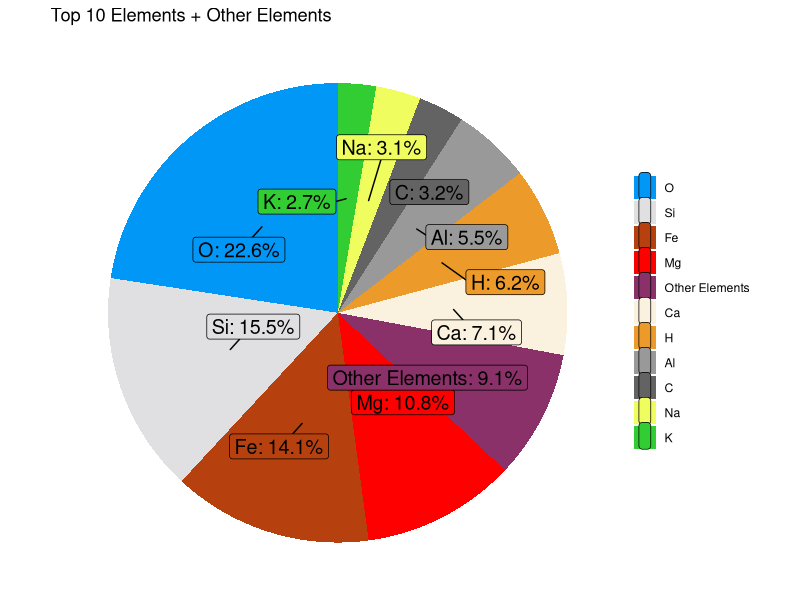
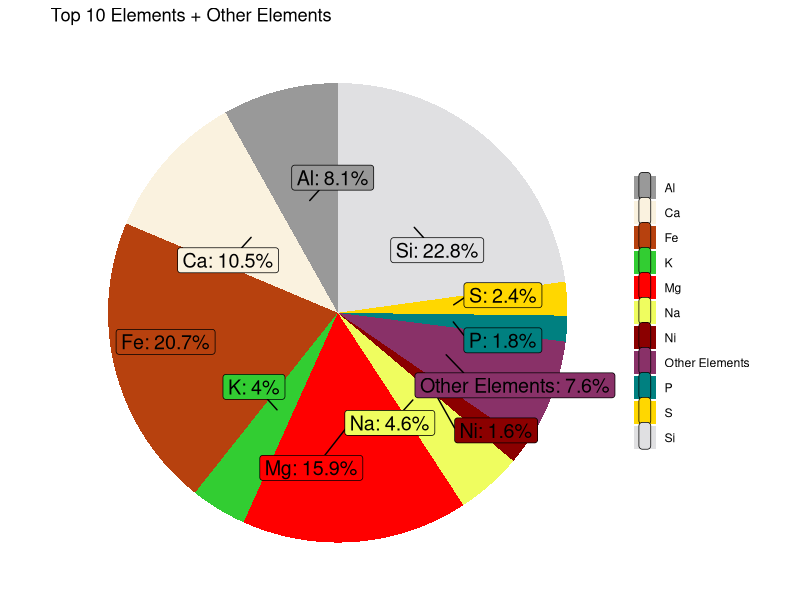
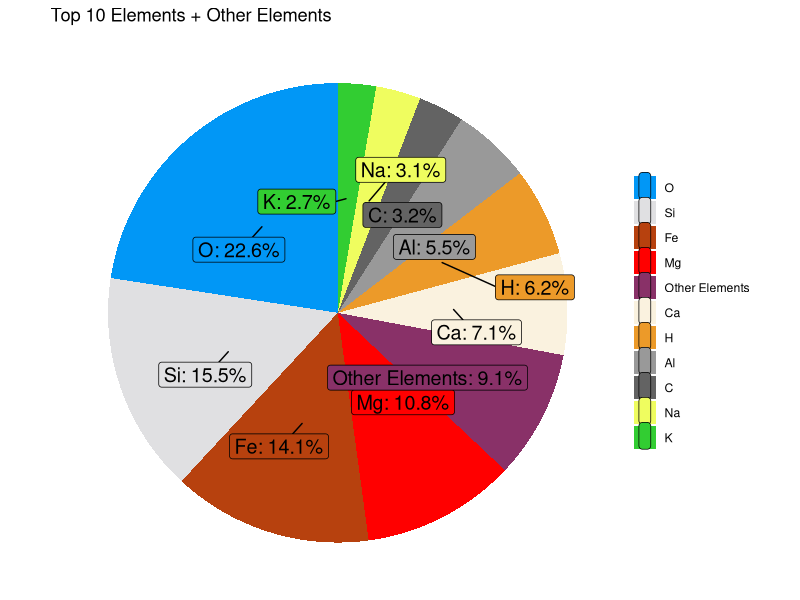
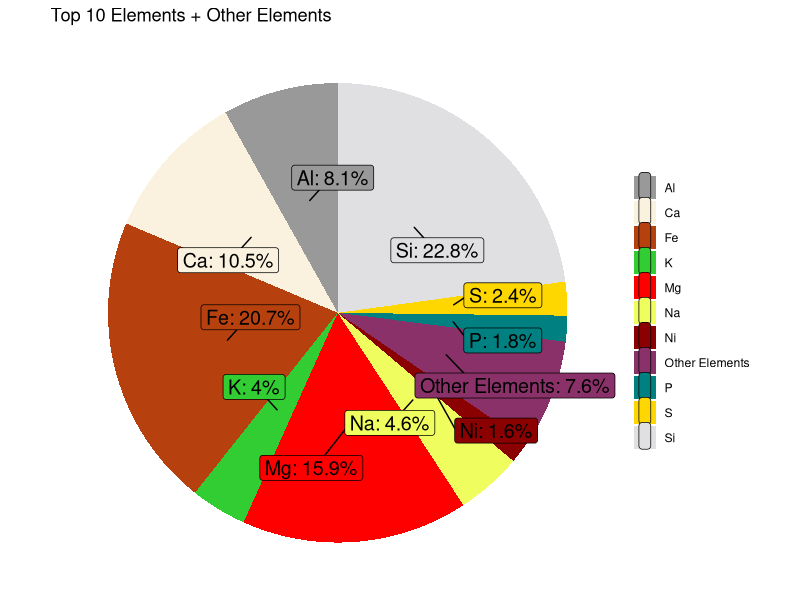

Write R code to recreate these figures, in order.
# Load necessary libraries
library(dplyr)
library(tidyr)
library(tibble)
library(ggplot2)
library(ggrepel)

# Load the first file
elements_refno <- read.csv2("ElementsRefNo.csv", stringsAsFactors = FALSE)

# Load the second file
refno_ool_doctype <- read.csv2("RefNoOoLCategoryDocType.csv", stringsAsFactors = FALSE)

# View the first few rows
head(elements_refno)
head(refno_ool_doctype)

# Convert Elements column to character type
elements_refno$Elements <- as.character(elements_refno$Elements)

# Split elements into separate rows
elements_refno_long <- elements_refno %>%
  separate_rows(Elements, sep = ", ") %>%  # Split elements by comma
  mutate(Elements = trimws(Elements))      # Remove leading/trailing spaces

# Convert Elements column to character type to avoid type mismatch
elements_refno_long$Elements <- as.character(elements_refno_long$Elements)

# Count occurrences of each element per RefNo
element_counts <- elements_refno_long %>%
  group_by(RefNo, Elements) %>%
  summarise(Count = n(), .groups = "drop")

# Convert to wide format (pivot table)
elements_final <- element_counts %>%
  pivot_wider(names_from = Elements, values_from = Count, values_fill = 0)  # Fill missing counts with 0

# Save the table
write.csv(elements_final, "elements_final.csv", row.names = FALSE)

# Set RefNo as row names
elements_final <- elements_final %>%
  column_to_rownames(var = "RefNo")

# View the result
head(elements_final)






### ALL ELEMENTS PIECHART ###

# Calculate the total sum for each element (excluding RefNo)
total_elements <- colSums(elements_final)

# Convert the result to a data frame for better readability
total_elements_df <- as.data.frame(total_elements)

# Move rownames into a new column called "Element"
total_elements_df <- total_elements_df %>%
  rownames_to_column(var = "Element")

# Rename the column to "Total_Count"
colnames(total_elements_df) <- c("Element", "Total_Count")

# Create a new column for percentage
total_elements_df$Percentage <- (total_elements_df$Total_Count / sum(total_elements_df$Total_Count)) * 100

# Sort elements by Total_Count in descending order
total_elements_df <- total_elements_df %>%
  arrange(desc(Total_Count))

# Select top 10 elements
top_10 <- total_elements_df[1:10, ]

# Sum the remaining elements into "Other Elements"
other_elements <- sum(total_elements_df$Total_Count[11:nrow(total_elements_df)])

# Create a new dataframe for "Other Elements" with the correct columns
other_elements_df <- data.frame(
  Element = "Other Elements",
  Total_Count = other_elements,
  Percentage = (other_elements / sum(total_elements_df$Total_Count)) * 100
)

# Bind the data correctly
top_10 <- rbind(top_10, other_elements_df)

# Recalculate percentages to ensure everything sums to 100%
top_10$Percentage <- (top_10$Total_Count / sum(top_10$Total_Count)) * 100

# Sort the data by Percentage in descending order
top_10 <- top_10 %>%
  arrange(desc(Percentage)) %>%
  mutate(Element = factor(Element, levels = Element)) 

# # Create the pie chart
# ggplot(top_10, aes(x = "", y = Percentage, fill = Element)) +
#   geom_bar(stat = "identity", width = 1) +
#   coord_polar("y", start = 0) + 
#   theme_void() +  # Removes background and axis for a clean pie chart
#   labs(title = "Top 10 Elements + Other Elements") +
#   theme(legend.title = element_blank())

# Define specific colors for each element
element_colors <- c(
  "O" = "#0197F6",   
  "Si" = "#E0E0E2",  
  "Fe" = "#B7410E",  
  "Mg" = "#FF0000",  
  "Ca" = "#FAF2DF",  
  "H" = "#EC9A29",  
  "Al" = "#999999",  
  "C" = "#636363",  
  "Na" = "#EFFD5F",  
  "K" = "#32CD32",  
  "S" = "#FFD700",  
  "P" = "#008080",  
  "Ni" = "#8B0000",  
  "F" = "#00FF7F",  
  "Ti" = "#4682B4",  
  "Cl" = "#6A3D9A", 
  "Ba" = "#FF6347",  
  "Cr" = "#800080",  
  "Mn" = "#708090",  
  "Th" = "#B22222",  
  "U" = "#FF69B4",   
  "Co" = "#DC143C",  
  "Zn" = "#00CED1",  
  "Ce" = "#FFDAB9",  
  "F" = "#FF00FF",  
  "La" = "#9370DB",  
  "Nd" = "#DAA520",  
  "Sr" = "#ADFF2F",  
  "Zr" = "#D2691E",  
  "Cu" = "#CD5C5C",  
  "Other Elements" = "#893168"  
)

# Create a pie chart with fixed colors
ggplot(top_10, aes(x = "", y = Percentage, fill = Element)) +
  geom_bar(stat = "identity", width = 1) + 
  coord_polar("y", start = 0) +  
  theme_void() +  
  labs(title = "Top 10 Elements + Other Elements") + 
  theme(legend.title = element_blank()) +
  
  # Add repelled labels for better readability
  geom_label_repel(aes(label = paste0(Element, ": ", round(Percentage, 1), "%")), 
                   position = position_stack(vjust = 0.5), 
                   size = 5, box.padding = 0.5) +
  scale_fill_manual(values = element_colors) +
  guides(fill = guide_legend(title = "Element", override.aes = list(label = "")))



# Save as PNG
ggsave("top_10.png", width = 8, height = 6, dpi = 300)







### ALL METALS PIECHART ###

# Remove non-metal columns
metals_final <- elements_final %>%
  select(-C, -O, -H)

# Calculate the total sum for each element (excluding RefNo)
total_metals <- colSums(metals_final)

# Convert the result to a data frame for better readability
total_metals_df <- as.data.frame(total_metals)

# Move rownames into a new column called "Element"
total_metals_df <- total_metals_df %>%
  rownames_to_column(var = "Element")

# Rename the column to "Total_Count"
colnames(total_metals_df) <- c("Element", "Total_Count")

# Create a new column for percentage
total_metals_df$Percentage <- (total_metals_df$Total_Count / sum(total_metals_df$Total_Count)) * 100

# Sort elements by Total_Count in descending order
total_metals_df <- total_metals_df %>%
  arrange(desc(Total_Count))

# Select top 10 elements
top_10_metals <- total_metals_df[1:10, ]

# Sum the remaining elements into "Other Elements"
other_metals <- sum(total_metals_df$Total_Count[11:nrow(total_metals_df)])

# Create a new dataframe for "Other Elements" with the correct columns
other_metals_df <- data.frame(
  Element = "Other Elements",
  Total_Count = other_metals,
  Percentage = (other_metals / sum(total_metals_df$Total_Count)) * 100
)

# Bind the data correctly
top_10_metals <- rbind(top_10_metals, other_metals_df)

# Recalculate percentages to ensure everything sums to 100%
top_10_metals$Percentage <- (top_10_metals$Total_Count / sum(top_10_metals$Total_Count)) * 100

# Sort the data by Percentage in descending order
top_10_metals <- top_10_metals %>%
  arrange(desc(Percentage)) %>%
  mutate(Element = factor(Element, levels = Element)) 

# # Create the pie chart
# ggplot(top_10_metals, aes(x = "", y = Percentage, fill = Element)) +
#   geom_bar(stat = "identity", width = 1) +
#   coord_polar("y", start = 0) + 
#   theme_void() +  # Removes background and axis for a clean pie chart
#   labs(title = "Top 10 Elements (C, O, H excluded) + Other Elements") +
#   theme(legend.title = element_blank()) 

top_10_metals$Element <- as.character(top_10_metals$Element)

# Pie chart with labels
ggplot(top_10_metals, aes(x = "", y = Percentage, fill = Element)) +
  geom_bar(stat = "identity", width = 1) + 
  coord_polar("y", start = 0) +  
  theme_void() +  
  labs(title = "Top 10 Elements + Other Elements") + 
  theme(legend.title = element_blank()) +
  
  # Add repelled labels for better readability
  geom_label_repel(aes(label = paste0(Element, ": ", round(Percentage, 1), "%")), 
                   position = position_stack(vjust = 0.5), 
                   size = 5, box.padding = 0.5) +
  scale_fill_manual(values = element_colors) +
  guides(fill = guide_legend(title = "Element", override.aes = list(label = "")))


# Save as PNG
ggsave("top_10_metals.png", width = 8, height = 6, dpi = 300)






## TODO

# Plots of contribution of each element per category

